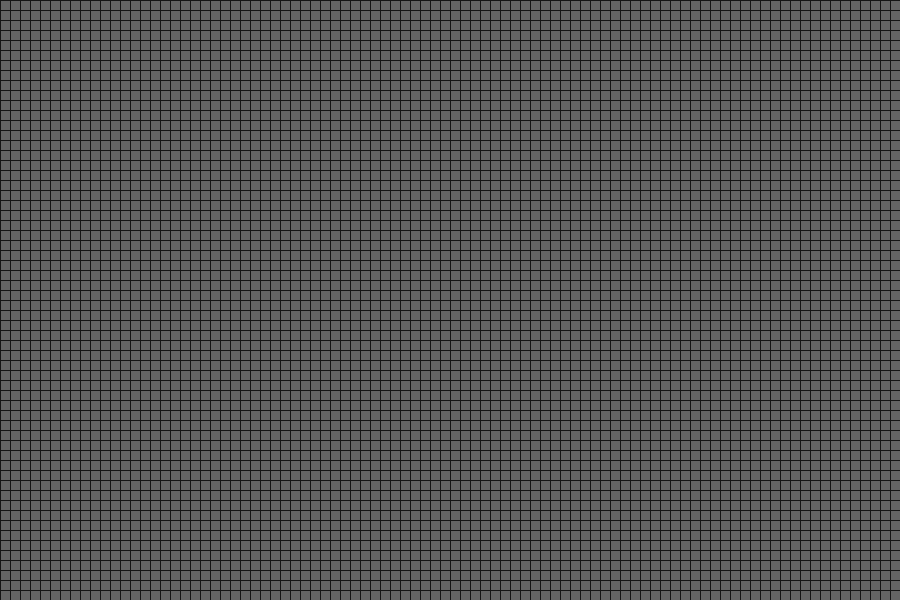
Frame 1 (no input)
Frame 60 (the mouse pressed at the canvas centre just before this capture): identical to frame 1, image omitted
Frame 120 (the mouse held since frame 60 and released just before this capture): identical to frame 1, image omitted

The Processing sketch that drew this single still picture (run headless with seeded random() and noise(); from frame 60 on, the mouse is pressed at the canvas centre):

// Processing sketch: GameOfLife
// ── GameOfLife.pde

int cellSize = 10;
cell[][] grid;
boolean[][] cellBuffer;

boolean updateCells = true;

void setup() 

{
  
size(900,600);
grid = new cell[width / cellSize][height / cellSize];
cellBuffer = new boolean[width / cellSize][height / cellSize];

  for (int x = 0;x < width / cellSize;x++) {
    for (int y = 0;y < height / cellSize;y++) {
       grid[x][y] = new cell(x,y,cellSize);
       cellBuffer[x][y] = grid[x][y].alive;
    }
  }

}

void draw()

{
background(255);

  loadBuffer();
  for (int x = 0;x < width / cellSize;x++) {
    for (int y = 0;y < height / cellSize;y++) {
      if (updateCells)grid[x][y].update();
      grid[x][y].display();
    }
  }

}

void keyPressed() 

{

  switch(key) {
  case 'r':
  reset();
  break;
  case 's':
  startRandom(15);
  break;
  case'p':
  updateCells = !updateCells;
  break;
  }

}

void mousePressed()

{

grid[mouseX / cellSize][mouseY / cellSize].alive = !grid[mouseX / cellSize][mouseY / cellSize].alive;

}

void loadBuffer() 

{
 for (int x = 0;x < width / cellSize;x++) {
    for (int y = 0;y < height / cellSize;y++) {
      cellBuffer[x][y] = grid[x][y].alive;
    }
  } 
}

void startRandom(int n)

{
  for (int i = 0;i <= n;i++) {
    int x = int(random(0,width / cellSize));
    int y = int(random(0,height / cellSize));
    grid[x][y].alive = true; 
  }
}

void reset() 

{
  for (int x = 0;x < width / cellSize;x++) {
    for (int y = 0;y < height / cellSize;y++) {
      grid[x][y].alive = false; 
    }
  }
}
// ── Cell.pde

class cell
{

  boolean alive = false;
  color colorDead = color(100);
  color colorAlive = color(0,200,0);
  int X, Y, size;
  
  cell(int tempX, int tempY, int tempSize) 
  {
  X = tempX;
  Y = tempY;
  size = tempSize;
  }
  
  void display() { 
    stroke(20);
    if(alive)fill(colorAlive);else fill(colorDead);
    rect(X * size,Y * size,size,size);}
    
  void update() { //Beaheviour
  
  //Se carga el buffer
  
  int cA = 0; //Cuanta las celulas alrededor
  for (int x = -1;x < 2;x++) {
    for (int y = -1;y < 2;y++) {
      if (x != 0 || y != 0) {
        if(cellBuffer[constrain(X + x,0,width / cellSize - 1)][constrain(Y + y,0,height / cellSize - 1)]) cA++; }
    }
  }
  //if(cA != 0)println(cA);
  if (alive) {
    if (cA < 2 || cA > 3)alive = false;
  } 
  else {
    if (cA == 3)alive = true;} 
  
  }

}
